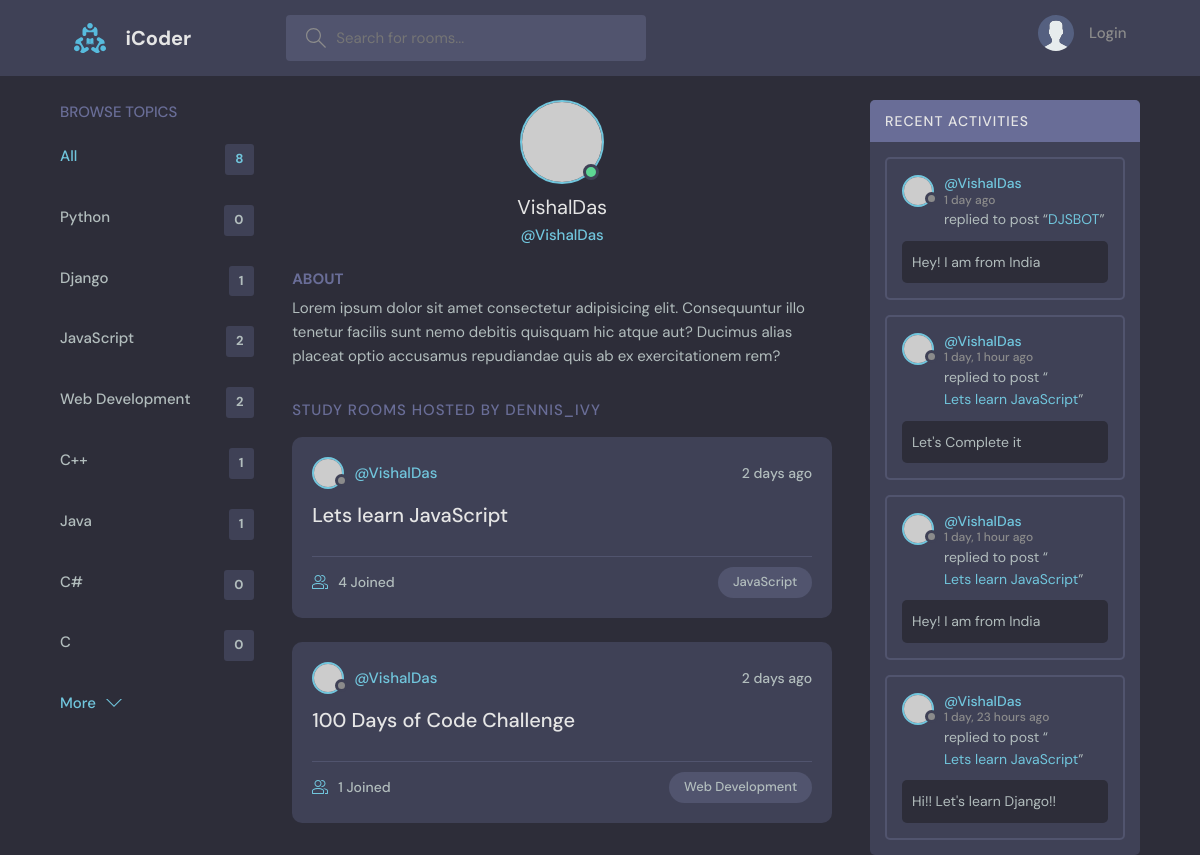
The app's page /profile/1 with its own data.
### base/models.py (models this page shows, shortened)
class Topic(models.Model):
    name = models.CharField(max_length=200)

class Room(models.Model):
    host=models.ForeignKey(User,on_delete=SET_NULL,null=True)
    topic=models.ForeignKey(Topic,on_delete=SET_NULL,null=True) #Two important notes
    name = models.CharField(max_length=200)
    description = models.TextField(null=True,blank=True) #null is true of for example a user make a room and don't want to add some description at that point so that true will allow to do so
    participants = models.ManyToManyField(User,related_name='participants',blank=True)
    updated = models.DateTimeField(auto_now=True)
    created = models.DateTimeField(auto_now_add=True)
    class Meta:
        ordering = ['-updated','-created']
    def __str__(self):
        return self.name

class Message(models.Model):
    user=models.ForeignKey(User,on_delete=CASCADE)
    room = models.ForeignKey(Room , on_delete=models.CASCADE)
    body = models.TextField()
    updated = models.DateTimeField(auto_now=True)
    created = models.DateTimeField(auto_now_add=True)
    class Meta:
        ordering = ['-updated','-created']
    def __str__(self):
        return self.body[0:50]

### base/views.py (the view)
# urls.py: path('profile/<str:pk>',views.userProfile,name='user-profile'),
def userProfile(request,pk):
    user = User.objects.get(id = pk)
    rooms = user.room_set.all()
    room_messages = user.message_set.all()
    topics = Topic.objects.all()
    context = {'user':user,'rooms':rooms,'room_messages':room_messages,'topics':topics}
    return render(request,'base/profile.html',context)

### base/templates/base/profile.html (shortened to what this page needs)
{%extends 'main.html' %}
{%block content%}
  <main class="profile-page layout layout--3">
    <div class="container">
      {%include 'base/topic_component.html' %}
      <div class="roomList">
        <div class="profile">
          <div class="profile__avatar">
            <div class="avatar avatar--large active">
              <img src="https://randomuser.me/api/portraits/men/11.jpg" />
            </div>
          </div>
          <div class="profile__info">
            <h3>{{user.username}}</h3>
            <p>@{{user.username}}</p>
          </div>
          <div class="profile__about">
            <h3>About</h3>
            <p>
              Lorem ipsum dolor sit amet consectetur adipisicing elit. Consequuntur illo tenetur
              facilis sunt nemo debitis quisquam hic atque aut? Ducimus alias placeat optio
              accusamus repudiandae quis ab ex exercitationem rem?
            </p>
          </div>
        </div>
        <div class="roomList__header">
          <div>
            <h2>Study Rooms Hosted by dennis_ivy</a>
            </h2>
          </div>
        </div>
        {%include 'base/feed_component.html' %}
      </div>
      {%include 'base/activity_component.html' %}
    </div>
  </main>
  {%endblock%}

### templates/main.html (shortened to what this page needs)
<!DOCTYPE html>
{%load static%}
<html lang="en">
  <head>
    <link rel="stylesheet" href="{%static 'styles/style.css'%}" />
  </head>
  <body>
    {% include 'navbar.html'%}
    {% block content%}
    {% endblock %}
  </body>
</html>

### templates/navbar.html (shortened to what this page needs)
{%load static%}
<header class="header header--loggedIn">
    <div class="container">
      <a href="{%url 'home' %}" class="header__logo">
        <img src="{% static 'images/logo.svg' %}" />
        <h1>iCoder</h1>
      </a>
      <form class="header__search" method="GET" action="{%url 'home' %}">
        <label>
          <input name="q" placeholder="Search for rooms..." />
        </label>
      </form>
      <nav class="header__menu">
        {%if request.user.is_authenticated %}
        <div class="header__user">
          <a href="{%url 'update-user'%}">
            <div class="avatar avatar--medium active">
              <img src="https://randomuser.me/api/portraits/men/37.jpg" />
            </div>
            <p>{{request.user.username}} <span>@{{request.user.username}}</span></p>
          </a>
          <button class="dropdown-button">
            <svg version="1.1" xmlns="http://www.w3.org/2000/svg" width="32" height="32" viewBox="0 0 32 32">
              <title>chevron-down</title>
              <path d="M16 21l-13-13h-3l16 16 16-16h-3l-13 13z"></path>
            </svg>
          </button>
        </div>
        {%else%}
        <a href="{%url 'login' %}">
          <img src="{% static 'images//avatar.svg' %}" />
          <p>Login</p>
        </a>
        {%endif%}
      </nav>
    </div>
  </header>

### base/templates/base/topic_component.html
<div class="topics">
  <div class="topics__header">
    <h2>Browse Topics</h2>
  </div>
  <ul class="topics__list">
    <li>
      <a href="{%url 'home'%}" class="active">All <span>{{topics.count}}</span></a>
    </li>
    {%for topic in topics %}
    <li>
      <a href="{% url 'home' %}?q={{topic.name}}">{{topic.name}}<span>{{topic.room_set.all.count}}</span></a>
    </li>
    {%endfor%}
  </ul>
  <a class="btn btn--link" href="{%url 'topics'%}">
    More
    <svg version="1.1" xmlns="http://www.w3.org/2000/svg" width="32" height="32" viewBox="0 0 32 32">
      <title>chevron-down</title>
      <path d="M16 21l-13-13h-3l16 16 16-16h-3l-13 13z"></path>
    </svg>
  </a>
</div>

### base/templates/base/feed_component.html (shortened to what this page needs)
{%for room in rooms%}
<div class="roomListRoom">
  <div class="roomListRoom__header">
    <a href="{%url 'user-profile' room.host.id %}" class="roomListRoom__author">
      <div class="avatar avatar--small">
        <img src="https://randomuser.me/api/portraits/women/11.jpg" />
      </div>
      <span>@{{room.host.username}}</span>
    </a>
    <div class="roomListRoom__actions">
      <span>{{room.created|timesince}} ago</span>
    </div>
  </div>
  <div class="roomListRoom__content">
    <a href="{%url 'room' room.id %}">{{room.name}}</a>
  </div>
  <div class="roomListRoom__meta">
    <a href="{%url 'room' room.id %}" class="roomListRoom__joined">
      {{room.participants.all.count}} Joined
    </a>
    <p class="roomListRoom__topic">{{room.topic.name}}</p>
  </div>
</div>
{%endfor%}

### base/templates/base/activity_component.html (shortened to what this page needs)
<div class="activities">
  <div class="activities__header">
    <h2>Recent Activities</h2>
  </div>
  {%for message in room_messages%}
  <div class="activities__box">
    <div class="activities__boxHeader roomListRoom__header">
      <a href="{%url 'user-profile' message.user.id %}" class="roomListRoom__author">
        <div class="avatar avatar--small">
          <img src="https://randomuser.me/api/portraits/women/11.jpg" />
        </div>
        <p>
          @{{message.user}}
          <span>{{message.created|timesince}} ago</span>
        </p>
      </a>
    </div>
    <div class="activities__boxContent">
      <p>replied to post “<a href="{%url 'room' message.room.id %}">{{message.room}}</a>”</p>
      <div class="activities__boxRoomContent">
        {{message.body}}
      </div>
    </div>
  </div>
  {%endfor%}
</div>

### records on screen
Topic: name "Python", room_set.all.count "0"
Topic: name "Django", room_set.all.count "1"
Topic: name "JavaScript", room_set.all.count "2"
Topic: name "Web Development", room_set.all.count "2"
Topic: name "C++", room_set.all.count "1"
Topic: name "Java", room_set.all.count "1"
Topic: name "C#", room_set.all.count "0"
Topic: name "C", room_set.all.count "0"
Room: host.username "VishalDas", created "2 days", name "Lets learn JavaScript", participants.all.count "4", topic.name "JavaScript"
Room: host.username "VishalDas", created "2 days", name "100 Days of Code Challenge", participants.all.count "1", topic.name "Web Development"
Message: user "VishalDas", created "1 day", room "DJSBOT", body "Hey! I am from India"
Message: user "VishalDas", created "1 day, 1 hour", room "Lets learn JavaScript", body "Let's Complete it"
Message: user "VishalDas", created "1 day, 1 hour", room "Lets learn JavaScript", body "Hey! I am from India"
Message: user "VishalDas", created "1 day, 23 hours", room "Lets learn JavaScript", body "Hi!! Let's learn Django!!"

### other values on screen
{{ topics.count }} "8"
{{ user.username }} "VishalDas"
